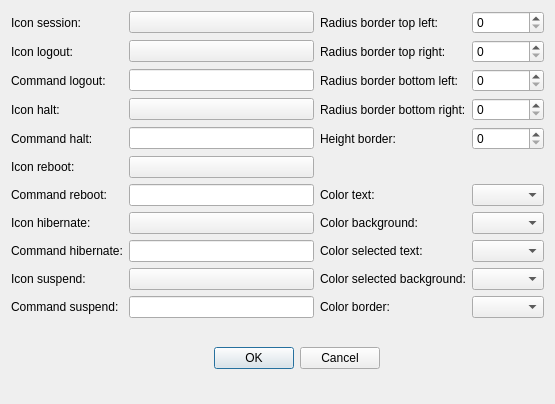
<?xml version="1.0" encoding="UTF-8"?>
<ui version="4.0">
 <class>AppletSessionSettings</class>
 <widget class="QDialog" name="AppletSessionSettings">
  <property name="geometry">
   <rect>
    <x>0</x>
    <y>0</y>
    <width>555</width>
    <height>404</height>
   </rect>
  </property>
  <property name="windowTitle">
   <string>Options</string>
  </property>
  <layout class="QGridLayout" name="gridLayout">
   <item row="10" column="3">
    <widget class="QComboBox" name="color_selected_text"/>
   </item>
   <item row="6" column="0">
    <widget class="QLabel" name="label_icon_reboot">
     <property name="text">
      <string>Icon reboot:</string>
     </property>
    </widget>
   </item>
   <item row="0" column="1">
    <widget class="QPushButton" name="icon_session">
     <property name="text">
      <string/>
     </property>
    </widget>
   </item>
   <item row="3" column="1">
    <widget class="QPushButton" name="icon_halt">
     <property name="text">
      <string/>
     </property>
    </widget>
   </item>
   <item row="1" column="3">
    <widget class="QSpinBox" name="radius_border_top_right">
     <property name="maximum">
      <number>24</number>
     </property>
    </widget>
   </item>
   <item row="1" column="2">
    <widget class="QLabel" name="label_radius_border_top_right">
     <property name="text">
      <string>Radius border top right:</string>
     </property>
    </widget>
   </item>
   <item row="0" column="0">
    <widget class="QLabel" name="label_icon_session">
     <property name="text">
      <string>Icon session:</string>
     </property>
    </widget>
   </item>
   <item row="2" column="3">
    <widget class="QSpinBox" name="radius_border_bottom_left">
     <property name="maximum">
      <number>24</number>
     </property>
    </widget>
   </item>
   <item row="3" column="2">
    <widget class="QLabel" name="label_radius_border_bottom_right">
     <property name="text">
      <string>Radius border bottom right:</string>
     </property>
    </widget>
   </item>
   <item row="4" column="0">
    <widget class="QLabel" name="label_command_halt">
     <property name="text">
      <string>Command halt:</string>
     </property>
    </widget>
   </item>
   <item row="1" column="0">
    <widget class="QLabel" name="label_icon_logout">
     <property name="text">
      <string>Icon logout:</string>
     </property>
    </widget>
   </item>
   <item row="4" column="1">
    <widget class="QLineEdit" name="command_halt"/>
   </item>
   <item row="0" column="2">
    <widget class="QLabel" name="label_radius_border_top_left">
     <property name="text">
      <string>Radius border top left:</string>
     </property>
    </widget>
   </item>
   <item row="3" column="3">
    <widget class="QSpinBox" name="radius_border_bottom_right">
     <property name="maximum">
      <number>24</number>
     </property>
    </widget>
   </item>
   <item row="11" column="2">
    <widget class="QLabel" name="label_color_selected_background">
     <property name="text">
      <string>Color selected background:</string>
     </property>
    </widget>
   </item>
   <item row="11" column="3">
    <widget class="QComboBox" name="color_selected_background"/>
   </item>
   <item row="4" column="2">
    <widget class="QLabel" name="label_height_border">
     <property name="text">
      <string>Height border:</string>
     </property>
    </widget>
   </item>
   <item row="11" column="1">
    <widget class="QPushButton" name="icon_suspend">
     <property name="text">
      <string/>
     </property>
    </widget>
   </item>
   <item row="13" column="2">
    <widget class="QLabel" name="label_color_border">
     <property name="text">
      <string>Color border:</string>
     </property>
    </widget>
   </item>
   <item row="13" column="3">
    <widget class="QComboBox" name="color_border"/>
   </item>
   <item row="8" column="2">
    <widget class="QLabel" name="label_color_text">
     <property name="text">
      <string>Color text:</string>
     </property>
    </widget>
   </item>
   <item row="9" column="3">
    <widget class="QComboBox" name="color_background"/>
   </item>
   <item row="10" column="2">
    <widget class="QLabel" name="label_color_selected_text">
     <property name="text">
      <string>Color selected text:</string>
     </property>
    </widget>
   </item>
   <item row="9" column="2">
    <widget class="QLabel" name="label_color_background">
     <property name="text">
      <string>Color background:</string>
     </property>
    </widget>
   </item>
   <item row="8" column="3">
    <widget class="QComboBox" name="color_text"/>
   </item>
   <item row="14" column="1" colspan="2" alignment="Qt::AlignHCenter|Qt::AlignVCenter">
    <widget class="QDialogButtonBox" name="buttonBox">
     <property name="maximumSize">
      <size>
       <width>16777215</width>
       <height>27</height>
      </size>
     </property>
     <property name="orientation">
      <enum>Qt::Horizontal</enum>
     </property>
     <property name="standardButtons">
      <set>QDialogButtonBox::Cancel|QDialogButtonBox::Ok</set>
     </property>
    </widget>
   </item>
   <item row="3" column="0">
    <widget class="QLabel" name="label_icon_halt">
     <property name="text">
      <string>Icon halt:</string>
     </property>
    </widget>
   </item>
   <item row="2" column="1">
    <widget class="QLineEdit" name="command_logout"/>
   </item>
   <item row="2" column="0">
    <widget class="QLabel" name="label_command_logout">
     <property name="text">
      <string>Command logout:</string>
     </property>
    </widget>
   </item>
   <item row="2" column="2">
    <widget class="QLabel" name="label_radius_border_bottom_left">
     <property name="text">
      <string>Radius border bottom left:</string>
     </property>
    </widget>
   </item>
   <item row="1" column="1">
    <widget class="QPushButton" name="icon_logout">
     <property name="text">
      <string/>
     </property>
    </widget>
   </item>
   <item row="4" column="3">
    <widget class="QSpinBox" name="height_border">
     <property name="maximum">
      <number>10</number>
     </property>
    </widget>
   </item>
   <item row="0" column="3">
    <widget class="QSpinBox" name="radius_border_top_left">
     <property name="maximum">
      <number>24</number>
     </property>
    </widget>
   </item>
   <item row="6" column="1">
    <widget class="QPushButton" name="icon_reboot">
     <property name="text">
      <string/>
     </property>
    </widget>
   </item>
   <item row="13" column="0">
    <widget class="QLabel" name="label_command_suspend">
     <property name="text">
      <string>Command suspend:</string>
     </property>
    </widget>
   </item>
   <item row="11" column="0">
    <widget class="QLabel" name="label_icon_suspend">
     <property name="text">
      <string>Icon suspend:</string>
     </property>
    </widget>
   </item>
   <item row="13" column="1">
    <widget class="QLineEdit" name="command_suspend"/>
   </item>
   <item row="10" column="1">
    <widget class="QLineEdit" name="command_hibernate"/>
   </item>
   <item row="10" column="0">
    <widget class="QLabel" name="label_command_hibernate">
     <property name="text">
      <string>Command hibernate:</string>
     </property>
    </widget>
   </item>
   <item row="9" column="1">
    <widget class="QPushButton" name="icon_hibernate">
     <property name="text">
      <string/>
     </property>
    </widget>
   </item>
   <item row="9" column="0">
    <widget class="QLabel" name="label_icon_hibernate">
     <property name="text">
      <string>Icon hibernate:</string>
     </property>
    </widget>
   </item>
   <item row="8" column="1">
    <widget class="QLineEdit" name="command_reboot"/>
   </item>
   <item row="8" column="0">
    <widget class="QLabel" name="label_command_reboot">
     <property name="text">
      <string>Command reboot:</string>
     </property>
    </widget>
   </item>
  </layout>
 </widget>
 <tabstops>
  <tabstop>icon_session</tabstop>
  <tabstop>icon_logout</tabstop>
  <tabstop>command_logout</tabstop>
  <tabstop>icon_halt</tabstop>
  <tabstop>command_halt</tabstop>
  <tabstop>icon_reboot</tabstop>
  <tabstop>radius_border_top_left</tabstop>
  <tabstop>radius_border_top_right</tabstop>
  <tabstop>radius_border_bottom_left</tabstop>
  <tabstop>radius_border_bottom_right</tabstop>
  <tabstop>height_border</tabstop>
  <tabstop>color_text</tabstop>
  <tabstop>color_background</tabstop>
  <tabstop>color_selected_text</tabstop>
  <tabstop>color_selected_background</tabstop>
  <tabstop>color_border</tabstop>
  <tabstop>buttonBox</tabstop>
 </tabstops>
 <resources/>
 <connections>
  <connection>
   <sender>buttonBox</sender>
   <signal>accepted()</signal>
   <receiver>AppletSessionSettings</receiver>
   <slot>accept()</slot>
   <hints>
    <hint type="sourcelabel">
     <x>304</x>
     <y>381</y>
    </hint>
    <hint type="destinationlabel">
     <x>209</x>
     <y>192</y>
    </hint>
   </hints>
  </connection>
  <connection>
   <sender>buttonBox</sender>
   <signal>rejected()</signal>
   <receiver>AppletSessionSettings</receiver>
   <slot>reject()</slot>
   <hints>
    <hint type="sourcelabel">
     <x>322</x>
     <y>381</y>
    </hint>
    <hint type="destinationlabel">
     <x>208</x>
     <y>147</y>
    </hint>
   </hints>
  </connection>
 </connections>
</ui>
